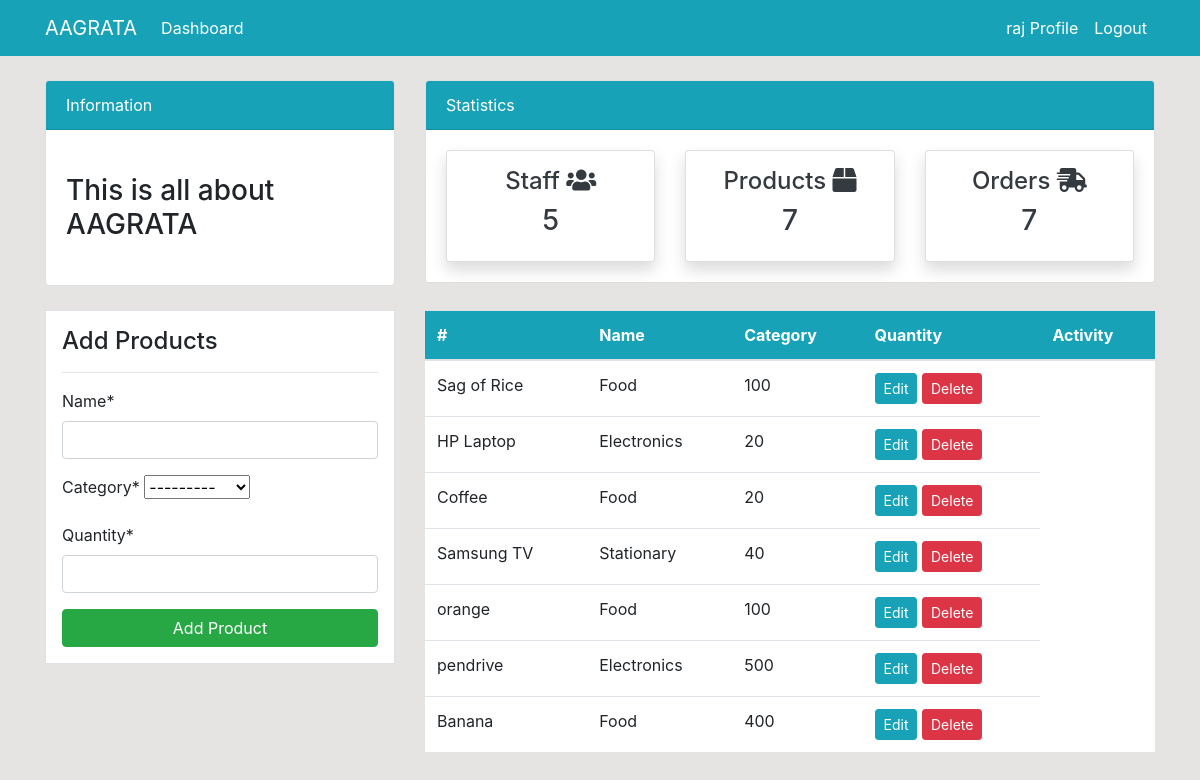
The app's page /product/ (signed in) with its own data.
### dashboard/models.py (models this page shows, shortened)
class Product(models.Model):
    name = models.CharField(max_length=100, null= True)
    category = models.CharField(max_length=20, choices=CATEGORY, null= True)
    quantity = models.PositiveBigIntegerField(null= True)
    class Meta:
        verbose_name_plural ='Product'

### dashboard/views.py (the view)
# urls.py: path('product/',views.product, name = 'dashboard-product'),
@login_required
def product(request):
   items = Product.objects.all() # using ORM
   product_count = items.count()
   workers_count = User.objects.all().count()
   orders_count = Order.objects.all().count()
   if request.method == 'POST':
       form = ProductForm(request.POST)
       if form.is_valid():
           form.save()
           product_name = form.cleaned_data.get('name')
           messages.success(request, f'{product_name} has been added')
           return redirect('dashboard-product')
   else:
       form = ProductForm()
   context = {
        'items' : items,
        'form'  : form,
        'workers_count' : workers_count,
        'orders_count' : orders_count,
        'product_count':product_count,
    }
   return render(request, 'dashboard/product.html', context)

### dashboard/forms.py
class ProductForm(forms.ModelForm):
    class Meta:
        model = Product
        fields = ['name', 'category','quantity']

### templates/dashboard/product.html (shortened to what this page needs)
    {% extends 'partials/base.html' %}
    {% load crispy_forms_tags %}
    {% block content %}
    {% include 'partials/topnav.html' %}
    <div class="container">
        <div class="row my-4">
            <div class="col-md-4">
                <div class="border bg-white p-3">
                    <h4>Add Products</h4>
                    <hr>
                    <form method="POST">
                     {{ form|crispy }}
                        <input class="btn btn-success btn-block" type="submit" value="Add Product">
                    </form>
                </div>
            </div>
            <div class="col-md-8">
                <table class="table bg-white">
                    <thead class="bg-info">
                        <tr class="text-white">
                            <th scope="col">#</th>
                            <th scope="col">Name</th>
                            <th scope="col">Category</th>
                            <th scope="col">Quantity</th>
                            <th scope="col">Activity</th>
                        </tr>
                    </thead>
                    <tbody>
                        {% for item in items %}
                        <tr>
                            <td>{{ item.name }}</td>
                            <td>{{ item.category }}</td>
                            <td>{{ item.quantity}}</td>
                            <td>
                                <a class="btn btn-info btn-sm" href="{% url 'dashboard-product-update' item.id %}">Edit</a>
                                <a class="btn btn-danger btn-sm" href="{% url 'dashboard-product-delete' item.id %}">Delete</a>
                            </td>
                        {% endfor %}
                    </tbody>
                </table>
            </div>
        </div>
    </div>
    {% endblock %}

### templates/partials/base.html (shortened to what this page needs)
{% load static %}
<!doctype html>
<html lang="en">
  <head>
    <link rel="stylesheet" href="https://cdn.jsdelivr.net/npm/bootstrap@4.6.2/dist/css/bootstrap.min.css">
     <link rel="stylesheet" href="https://use.fontawesome.com/releases/v5.15.2/css/all.css"
>
    <link rel="stylesheet" href="{% static '/style.css' %}">
</head>
    <body>
        {% include 'partials/nav.html' %}
        {% block content %}
        {% endblock %}
  </body>
</html>

### templates/partials/nav.html (shortened to what this page needs)
<nav class="navbar navbar-expand-lg navbar-info bg-info">
    {% if user.is_authenticated %}
    <div class="container">
        <a class="navbar-brand text-white" href="{% url 'dashboard-index'%}">AAGRATA</a>
        <div class="collapse navbar-collapse" id="navbarSupportedContent">
            <ul class="navbar-nav mr-auto">
                <li class="nav-item active">
                    <a class="nav-link text-white" href="{% url 'dashboard-index' %}">Dashboard </a>
                </li>
            </ul>
            <ul class="navbar-nav ml-auto">
                <li class="nav-item active">
                    <a class="nav-link text-white" href="{% url 'user-profile'%}">{{user.username}} Profile </a>
                </li>
                <li class="nav-item">
                    <a class="nav-link text-white" href="{% url 'user-logout' %}">Logout</a>
                </li>
            </ul>
            {% endif %}
        </div>
    </div>
</nav>

### templates/partials/topnav.html
    <div class="container">
        <div class="row mt-4">
            <div class="col-md-4">
                <div class="card">
                    <div class="card-header bg-info text-white">
                        Information
                    </div>
                    <div class="card-body">
                        <marquee behavior="" direction="">
                            <h3 class="my-4">This is all about AAGRATA</h3>
                        </marquee>
                    </div>
                </div>
            </div>
            <div class="col-md-8">
                <div class="card">
                    <div class="card-header bg-info text-white">
                        Statistics
                    </div>
                    <div class="card-body">
                        <div class="row">
                            <div class="col-md-4">
                                <a class="text-decoration-none text-dark" href="{% url 'dashboard-staff' %}">
                                    <div class="card my-card shadow text-center p-3">
                                        <h4>Staff <i class="fas fa-users"></i></h4>
                                        <h3>{{ workers_count }}</h3>
                                    </div>
                                </a>
                            </div>
                            <div class="col-md-4">
                                <a class="text-decoration-none text-dark" href="{% url 'dashboard-product' %}">
                                    <div class="card my-card shadow text-center p-3">
                                        <h4>Products <i class="fas fa-box"></i></h4>
                                        <h3>{{product_count}}</h3>
                                    </div>
                                </a>
                            </div>
                            <div class="col-md-4">
                                <a class="text-decoration-none text-dark" href="{% url 'dashboard-order' %}">
                                    <div class="card my-card shadow text-center p-3">
                                        <h4>Orders <i class="fas fa-shipping-fast"></i></h4>
                                        <h3>{{orders_count}}</h3>
                                    </div>
                                </a>
                            </div>
                        </div>
                    </div>
                </div>
            </div>
        </div>
    </div>

### static/style.css (style rules this page uses)
body { background: rgb(230, 227, 227); }

### records on screen
Product: name "Sag of Rice", category "Food", quantity "100"
Product: name "HP Laptop", category "Electronics", quantity "20"
Product: name "Coffee", category "Food", quantity "20"
Product: name "Samsung TV", category "Stationary", quantity "40"
Product: name "orange", category "Food", quantity "100"
Product: name "pendrive", category "Electronics", quantity "500"
Product: name "Banana", category "Food", quantity "400"

### other values on screen
{{ user.username }} "raj"
{{ workers_count }} "5"
{{ product_count }} "7"
{{ orders_count }} "7"
